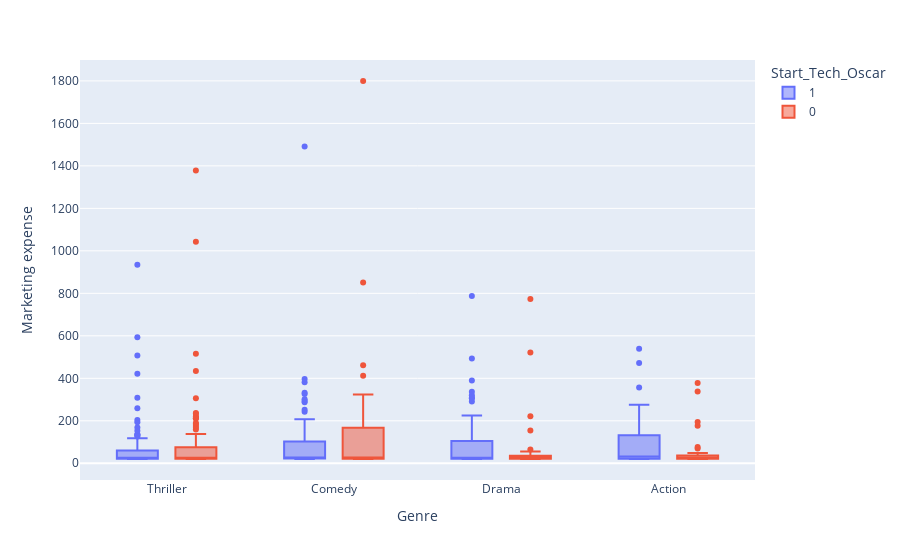

Notebook code cell kept with this figure:
### Code cell
fig = px.box(df, x="Genre", y="Marketing expense", color="Start_Tech_Oscar")
fig.update_traces(quartilemethod="exclusive") 
fig.show()

### Figure 1 — Plotly figure (JSON) as saved in the notebook; plotly's stock layout.template omitted (floating-point values rounded to 4 significant figures; data arrays with more than 128 entries replaced by an {"elided": "..."} marker saying what was removed)
{"data": [{"alignmentgroup": "True", "hovertemplate": "Start_Tech_Oscar=1<br>Genre=%{x}<br>Marketing expense=%{y}<extra></extra>", "legendgroup": "1", "marker": {"color": "#636efa"}, "name": "1", "notched": false, "offsetgroup": "1", "orientation": "v", "quartilemethod": "exclusive", "showlegend": true, "type": "box", "x": {"elided": "276 str values"}, "x0": " ", "xaxis": "x", "y": {"elided": "276 float values"}, "y0": " ", "yaxis": "y"}, {"alignmentgroup": "True", "hovertemplate": "Start_Tech_Oscar=0<br>Genre=%{x}<br>Marketing expense=%{y}<extra></extra>", "legendgroup": "0", "marker": {"color": "#EF553B"}, "name": "0", "notched": false, "offsetgroup": "0", "orientation": "v", "quartilemethod": "exclusive", "showlegend": true, "type": "box", "x": {"elided": "230 str values"}, "x0": " ", "xaxis": "x", "y": {"elided": "230 float values"}, "y0": " ", "yaxis": "y"}], "layout": {"autosize": true, "boxmode": "group", "legend": {"title": {"text": "Start_Tech_Oscar"}, "tracegroupgap": 0}, "margin": {"t": 60}, "xaxis": {"anchor": "y", "autorange": true, "domain": [0, 1], "range": [-0.5149, 3.515], "title": {"text": "Genre"}, "type": "category"}, "yaxis": {"anchor": "x", "autorange": true, "domain": [0, 1], "range": [-78.73, 1898.0], "title": {"text": "Marketing expense"}, "type": "linear"}}}
